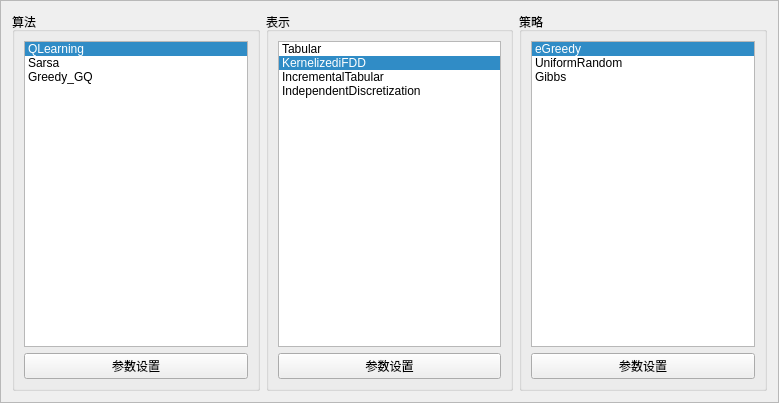
<?xml version="1.0" encoding="UTF-8"?>
<ui version="4.0">
 <class>Frame</class>
 <widget class="QFrame" name="Frame">
  <property name="geometry">
   <rect>
    <x>0</x>
    <y>0</y>
    <width>779</width>
    <height>403</height>
   </rect>
  </property>
  <property name="windowTitle">
   <string>Frame</string>
  </property>
  <property name="frameShape">
   <enum>QFrame::StyledPanel</enum>
  </property>
  <property name="frameShadow">
   <enum>QFrame::Raised</enum>
  </property>
  <layout class="QGridLayout" name="gridLayout">
   <item row="0" column="0">
    <widget class="QGroupBox" name="groupBox_2">
     <property name="title">
      <string>算法</string>
     </property>
     <layout class="QVBoxLayout" name="verticalLayout_2">
      <item>
       <widget class="QListWidget" name="lstAgent">
        <property name="currentRow">
         <number>0</number>
        </property>
        <item>
         <property name="text">
          <string>QLearning</string>
         </property>
        </item>
        <item>
         <property name="text">
          <string>Sarsa</string>
         </property>
        </item>
        <item>
         <property name="text">
          <string>Greedy_GQ</string>
         </property>
        </item>
       </widget>
      </item>
      <item>
       <widget class="QPushButton" name="btnConfigAgent">
        <property name="text">
         <string>参数设置</string>
        </property>
       </widget>
      </item>
     </layout>
    </widget>
   </item>
   <item row="0" column="1">
    <widget class="QGroupBox" name="groupBox_3">
     <property name="title">
      <string>表示</string>
     </property>
     <layout class="QVBoxLayout" name="verticalLayout_3">
      <item>
       <widget class="QListWidget" name="lstRepresentation">
        <property name="currentRow">
         <number>1</number>
        </property>
        <item>
         <property name="text">
          <string>Tabular</string>
         </property>
        </item>
        <item>
         <property name="text">
          <string>KernelizediFDD</string>
         </property>
        </item>
        <item>
         <property name="text">
          <string>IncrementalTabular</string>
         </property>
        </item>
        <item>
         <property name="text">
          <string>IndependentDiscretization</string>
         </property>
        </item>
       </widget>
      </item>
      <item>
       <widget class="QPushButton" name="btnConfigRepresentation">
        <property name="text">
         <string>参数设置</string>
        </property>
       </widget>
      </item>
     </layout>
    </widget>
   </item>
   <item row="0" column="2">
    <widget class="QGroupBox" name="groupBox_4">
     <property name="title">
      <string>策略</string>
     </property>
     <layout class="QVBoxLayout" name="verticalLayout_4">
      <item>
       <widget class="QListWidget" name="lstPolicy">
        <property name="currentRow">
         <number>0</number>
        </property>
        <item>
         <property name="text">
          <string>eGreedy</string>
         </property>
        </item>
        <item>
         <property name="text">
          <string>UniformRandom</string>
         </property>
        </item>
        <item>
         <property name="text">
          <string>Gibbs</string>
         </property>
        </item>
       </widget>
      </item>
      <item>
       <widget class="QPushButton" name="btnConfigPolicy">
        <property name="text">
         <string>参数设置</string>
        </property>
       </widget>
      </item>
     </layout>
    </widget>
   </item>
  </layout>
 </widget>
 <resources/>
 <connections/>
</ui>
